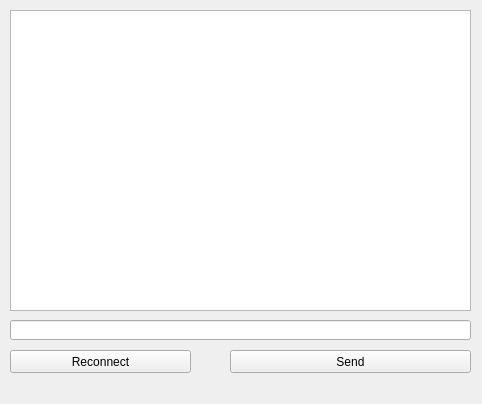
<?xml version="1.0" encoding="UTF-8"?>
<ui version="4.0">
 <class>TCPClient</class>
 <widget class="QMainWindow" name="TCPClient">
  <property name="geometry">
   <rect>
    <x>0</x>
    <y>0</y>
    <width>482</width>
    <height>404</height>
   </rect>
  </property>
  <property name="windowTitle">
   <string>TCPClient</string>
  </property>
  <widget class="QWidget" name="centralwidget">
   <widget class="QLineEdit" name="lineEdit">
    <property name="geometry">
     <rect>
      <x>10</x>
      <y>320</y>
      <width>461</width>
      <height>20</height>
     </rect>
    </property>
   </widget>
   <widget class="QTextEdit" name="textEdit">
    <property name="geometry">
     <rect>
      <x>10</x>
      <y>10</y>
      <width>461</width>
      <height>301</height>
     </rect>
    </property>
   </widget>
   <widget class="QPushButton" name="pushButton">
    <property name="geometry">
     <rect>
      <x>230</x>
      <y>350</y>
      <width>241</width>
      <height>23</height>
     </rect>
    </property>
    <property name="text">
     <string>Send</string>
    </property>
   </widget>
   <widget class="QPushButton" name="pushButton_2">
    <property name="geometry">
     <rect>
      <x>10</x>
      <y>350</y>
      <width>181</width>
      <height>23</height>
     </rect>
    </property>
    <property name="text">
     <string>Reconnect</string>
    </property>
   </widget>
  </widget>
  <widget class="QMenuBar" name="menubar">
   <property name="geometry">
    <rect>
     <x>0</x>
     <y>0</y>
     <width>482</width>
     <height>21</height>
    </rect>
   </property>
  </widget>
 </widget>
 <resources/>
 <connections/>
</ui>
